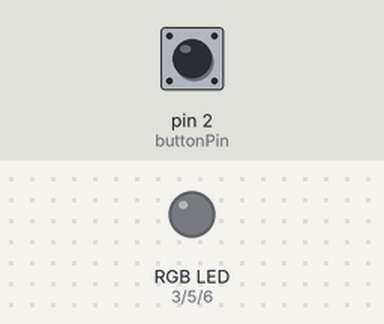
This sketch was run on a simulated Arduino Uno, built with avr-gcc and run on an emulated ATmega328P. Parts: an RGB LED mixed from three pins (HIGH = lit). Inputs (shaded band) come from the test bench; at power-on: pin 2 (buttonPin) LOW.

Above: at 1.2 s.
1.3 s: pin 2 (buttonPin) pulled HIGH for 1 s
At 2.5 s:
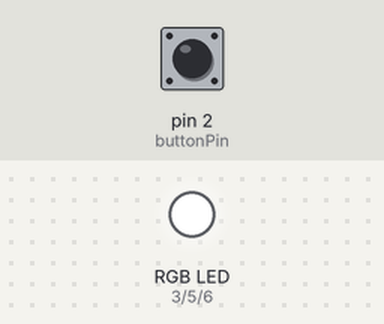
3.8 s: pin 2 (buttonPin) pulled HIGH for 0.15 s
At 4.9 s:
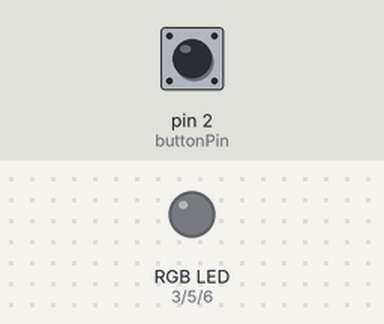
5.4 s: pin 2 (buttonPin) pulled HIGH for 3.2 s
At 9.7 s:
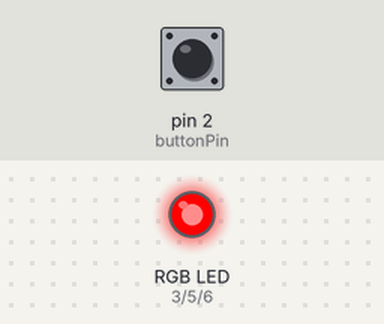
Timing chart, 0 to 11.2 s (numbered marks = the images above; inputs shaded):
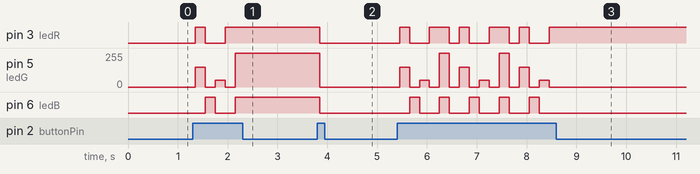

The sketch:

RGB_button_mixer.ino.ino
```cpp
int ledR = 3;
int ledG = 5;
int ledB = 6;
int buttonPin = 2;

int currentColor = 0; // 0=off, 1=yellow, 2=blue, 3=green, 4=red, 5=white
unsigned long lastDebounceTime = 0;
unsigned long debounceDelay = 50;

void setup() {
  pinMode(ledR, OUTPUT);
  pinMode(ledG, OUTPUT);
  pinMode(ledB, OUTPUT);
  pinMode(buttonPin, INPUT); // using external pull-down
  setColor(0); // LED off initially
}

void loop() {
  static int lastButtonState = LOW;
  int reading = digitalRead(buttonPin);

  // debounce
  if (reading != lastButtonState) lastDebounceTime = millis();
  if ((millis() - lastDebounceTime) > debounceDelay) {
    if (reading == HIGH) { // button pressed with pull-down
      currentColor++;
      if (currentColor > 5) currentColor = 0; // off after last color
      setColor(currentColor);
      delay(200); // prevent multiple triggers
    }
  }
  lastButtonState = reading;
}

// Set RGB PWM values for each color
void setColor(int colorIndex) {
  int r=0, g=0, b=0;
  switch(colorIndex){
    case 1: r=255; g=150; b=0; break;        // Yellow (adjusted for visibility)
    case 2: r=0; g=0; b=255; break;         // Blue
    case 3: r=0; g=50; b=0; break;          // Green
    case 4: r=255; g=0; b=0; break;         // Red
    case 5: r=255; g=255; b=255; break;      // White
    default: r=0; g=0; b=0; break;          // Off
  }
  analogWrite(ledR, constrain(r,0,255));
  analogWrite(ledG, constrain(g,0,255));
  analogWrite(ledB, constrain(b,0,255));
}
```

Measured:
- after the input at 1.3 s, pin 3 (ledR): LOW → HIGH after 0.05 s, → LOW 0.20 s later, → HIGH 0.40 s later; pin 5 (ledG): 0/255 → 150/255 after 0.05 s, → 0/255 0.20 s later, → 50/255 0.20 s later, → 0/255 0.20 s later, … (5 changes in this stretch); pin 6 (ledB): LOW → HIGH after 0.25 s, → LOW 0.20 s later, → HIGH 0.40 s later
- after the input at 3.8 s, pin 3 (ledR), pin 6 (ledB): HIGH → LOW after 0.05 s; pin 5 (ledG): 255/255 → 0/255 after 0.05 s
